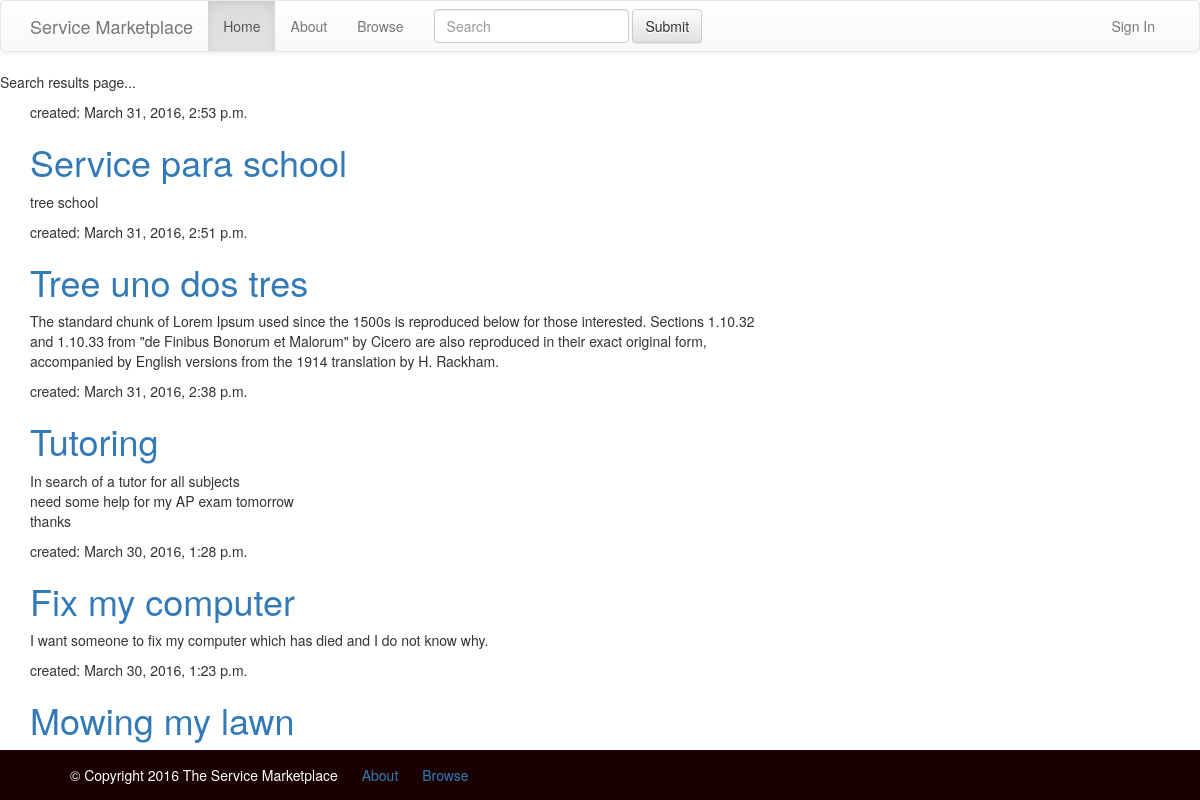
The page /search/ on the database as committed earlier.
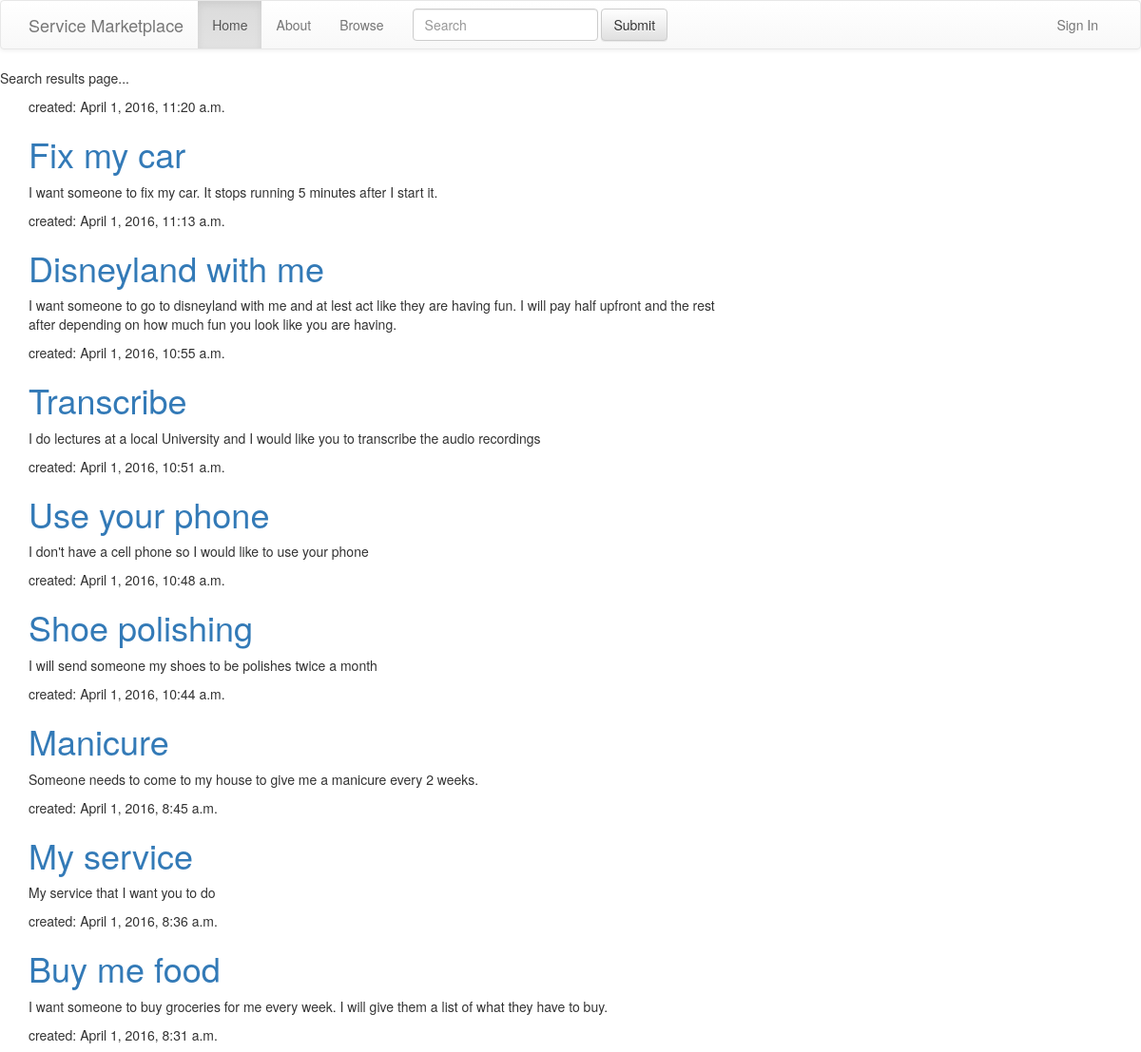
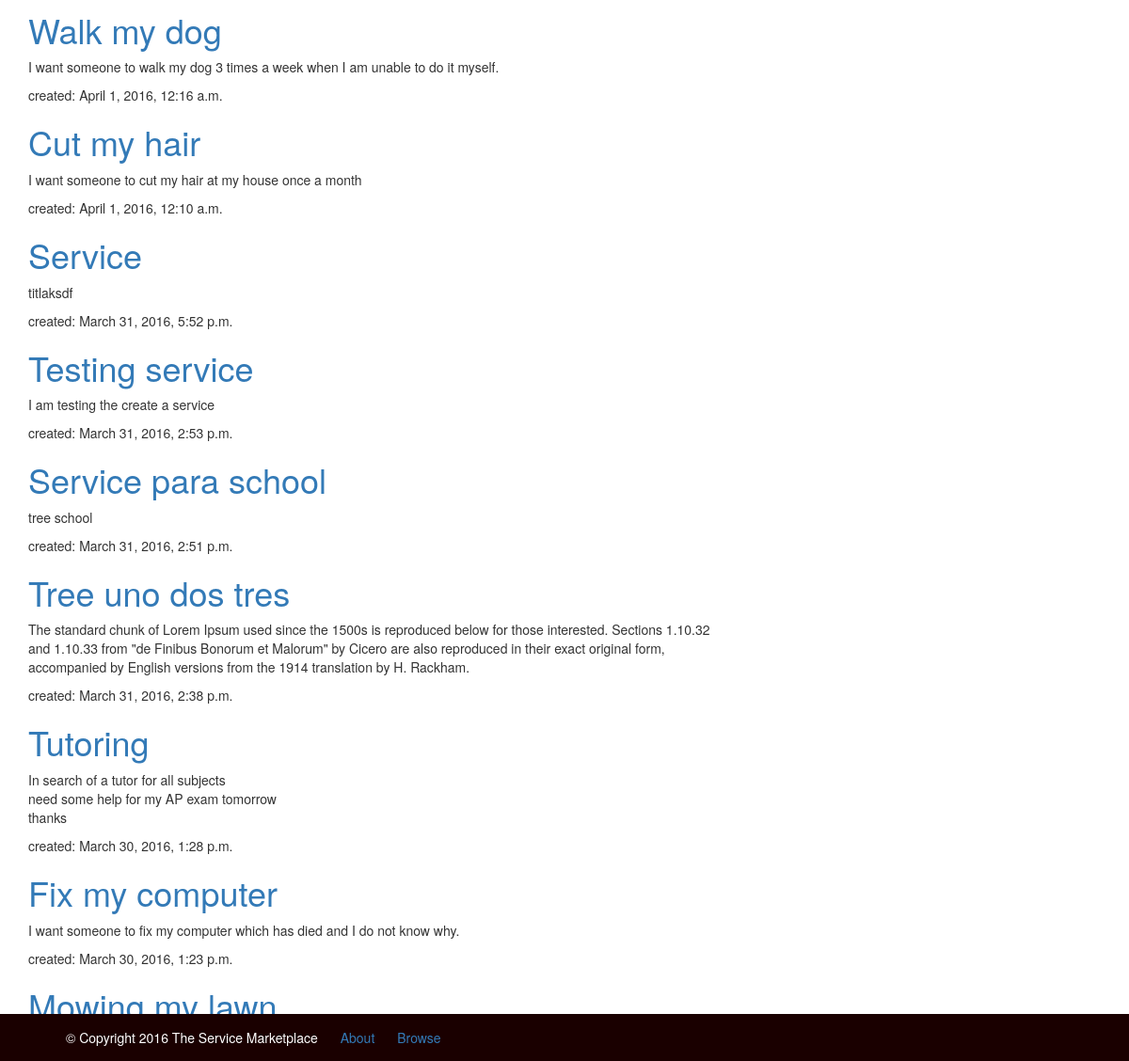
The same page on the database as committed later (2 pictures, top to bottom).
### market/models.py (models this page shows, shortened)
class Service(models.Model):
    client= models.ForeignKey(
        settings.AUTH_USER_MODEL,
        related_name='service_client',
        null=True,
        blank=True
    )
    service_provider = models.ForeignKey(
        settings.AUTH_USER_MODEL,
        related_name='service_service_providers',
        null=True,
        blank=True
    )
    title = models.CharField(max_length=100)
    description = models.TextField()
    location = models.CharField(max_length=50, default="U.S.")
    final_time = models.CharField(max_length=20, default="0")
    category = models.CharField(max_length=50, default="Other")
    bid = models.DecimalField(
        max_digits=10,
        decimal_places=2,
        default=1000.00
    )
    created_date = models.DateTimeField(default=timezone.now)

### market/views.py (the view)
# urls.py: url(r'^search/$', views.search, name="search"),
def search(request):
    query = request.GET.get('q')
    if query:
        results = (Service.objects.filter(title__contains=query) |  \
                   Service.objects.filter(description__contains=query)).order_by('-created_date')
    else:
        results = Service.objects.all().order_by('-created_date')
    return render(request, 'market/search_result.html', {'results': results})

### market/templates/market/search_result.html
{% extends "market/base.html" %}
{% block content %}
    <p>Search results page...</p>
    <div class="content container">
        <div class="row">
            <div class="col-md-8">
                {% for service in results %}
                    <div class="service">
                        <div class="date">
                            <p>created: {{ service.created_date }}</p>
                        </div>
                        <h1><a href="">{{ service.title }}</a></h1>
                        <p>{{ service.description|linebreaks }}</p>
                    </div>
                {% endfor %}
            </div>
        </div>
    </div>
{% endblock %}

### market/templates/market/base.html (shortened to what this page needs)
{% load staticfiles %}
<html>
<head>
    <link rel="stylesheet" href="//maxcdn.bootstrapcdn.com/bootstrap/3.2.0/css/bootstrap.min.css">
    <link rel="stylesheet" href="//maxcdn.bootstrapcdn.com/bootstrap/3.2.0/css/bootstrap-theme.min.css">
    <link rel="stylesheet" href="{% static 'css/base.css' %}">
</head>
<body>
    <div id="wrapper">
 <nav class="navbar navbar-default">
  <div class="container">
    <div class="navbar-header">
      <a class="navbar-brand" href="#">Service Marketplace</a>
    </div>
    <div class="collapse navbar-collapse" id="bs-example-navbar-collapse-1">
      <ul class="nav navbar-nav">
      	<li class="active"><a href="">Home</a></li>
      	<li><a href="">About</a></li>
      	<li><a href="">Browse</a></li>
      </ul>
      <form class="navbar-form navbar-left" role="search">
        <div class="form-group">
          <input type="text" class="form-control" placeholder="Search">
        </div>
        <button type="submit" class="btn btn-default">Submit</button>
      </form>
      <ul class="nav navbar-nav navbar-right">
        <li><a href="#">Sign In </a></li>
      </ul>
    </div>
  </div>
</nav>
{% block content %}
{% endblock %}
<div id="footer">
	<div class="container">
		<ul id="footerContent">
			<li>&copy; Copyright 2016 The Service Marketplace</li>
			<li><a href="">About</a></li>
			<li><a href="">Browse</a></li>
		</ul>
	</div>
</div>
</div>
</body>
</html>

### market/static/css/base.css (style rules this page uses)
html, body { margin:0; padding:0; height:100%; }
#wrapper { min-height:100%; position:relative; }
#footer { background:#1a0000; width:100%; height:50px; position:absolute; bottom:0; left:0; color: white; padding-top: 15px; }
#footerContent li { display: inline-block; padding-right: 20px; }

Rows that differ between the two databases and show on the page:
added Service: created_date "April 1, 2016, 11:20 a.m.", title "Fix my car", description "I want someone to fix my car. It stops running 5 minutes after I start it."
added Service: created_date "April 1, 2016, 11:13 a.m.", title "Disneyland with me", description "I want someone to go to disneyland with me and at lest act like they are having fun. I will pay half upfront and the rest after depending on how much fun you look like you are having."
added Service: created_date "April 1, 2016, 10:55 a.m.", title "Transcribe", description "I do lectures at a local University and I would like you to transcribe the audio recordings"
added Service: created_date "April 1, 2016, 10:51 a.m.", title "Use your phone", description "I don't have a cell phone so I would like to use your phone"
added Service: created_date "April 1, 2016, 10:48 a.m.", title "Shoe polishing", description "I will send someone my shoes to be polishes twice a month"
added Service: created_date "April 1, 2016, 10:44 a.m.", title "Manicure", description "Someone needs to come to my house to give me a manicure every 2 weeks."
added Service: created_date "April 1, 2016, 8:45 a.m.", title "My service", description "My service that I want you to do"
added Service: created_date "April 1, 2016, 8:36 a.m.", title "Buy me food", description "I want someone to buy groceries for me every week. I will give them a list of what they have to buy."
added Service: created_date "April 1, 2016, 8:31 a.m.", title "Walk my dog", description "I want someone to walk my dog 3 times a week when I am unable to do it myself."
added Service: created_date "April 1, 2016, 12:16 a.m.", title "Cut my hair", description "I want someone to cut my hair at my house once a month"
added Service: created_date "April 1, 2016, 12:10 a.m.", title "Service", description "titlaksdf"
added Service: created_date "March 31, 2016, 5:52 p.m.", title "Testing service", description "I am testing the create a service"
